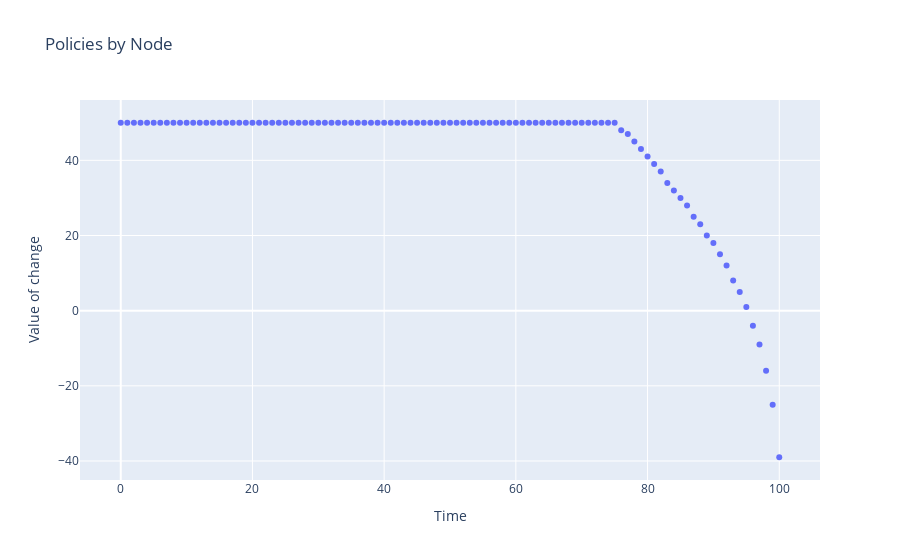

The notebook cell this image was saved under:
### Code cell
import plotly.graph_objects as go

# Crear la figura
fig = go.Figure()

x = list(change.keys())
y = list(change.values())
fig.add_trace(go.Scatter(x=x, y=y, mode='markers'))

fig.update_layout(
    title='Policies by Node',
    xaxis_title='Time',
    yaxis_title='Value of change'
)

fig.show()

### Figure 1 — Plotly figure (JSON) as saved in the notebook; plotly's stock layout.template omitted (floating-point values rounded to 4 significant figures)
{"data": [{"mode": "markers", "type": "scatter", "x": [0, 1, 2, 3, 4, 5, 6, 7, 8, 9, 10, 11, 12, 13, 14, 15, 16, 17, 18, 19, 20, 21, 22, 23, 24, 25, 26, 27, 28, 29, 30, 31, 32, 33, 34, 35, 36, 37, 38, 39, 40, 41, 42, 43, 44, 45, 46, 47, 48, 49, 50, 51, 52, 53, 54, 55, 56, 57, 58, 59, 60, 61, 62, 63, 64, 65, 66, 67, 68, 69, 70, 71, 72, 73, 74, 75, 76, 77, 78, 79, 80, 81, 82, 83, 84, 85, 86, 87, 88, 89, 90, 91, 92, 93, 94, 95, 96, 97, 98, 99, 100], "y": [50, 50, 50, 50, 50, 50, 50, 50, 50, 50, 50, 50, 50, 50, 50, 50, 50, 50, 50, 50, 50, 50, 50, 50, 50, 50, 50, 50, 50, 50, 50, 50, 50, 50, 50, 50, 50, 50, 50, 50, 50, 50, 50, 50, 50, 50, 50, 50, 50, 50, 50, 50, 50, 50, 50, 50, 50, 50, 50, 50, 50, 50, 50, 50, 50, 50, 50, 50, 50, 50, 50, 50, 50, 50, 50, 50, 48, 47, 45, 43, 41, 39, 37, 34, 32, 30, 28, 25, 23, 20, 18, 15, 12, 8, 5, 1, -4, -9, -16, -25, -39]}], "layout": {"title": {"text": "Policies by Node"}, "xaxis": {"title": {"text": "Time"}}, "yaxis": {"title": {"text": "Value of change"}}}}
